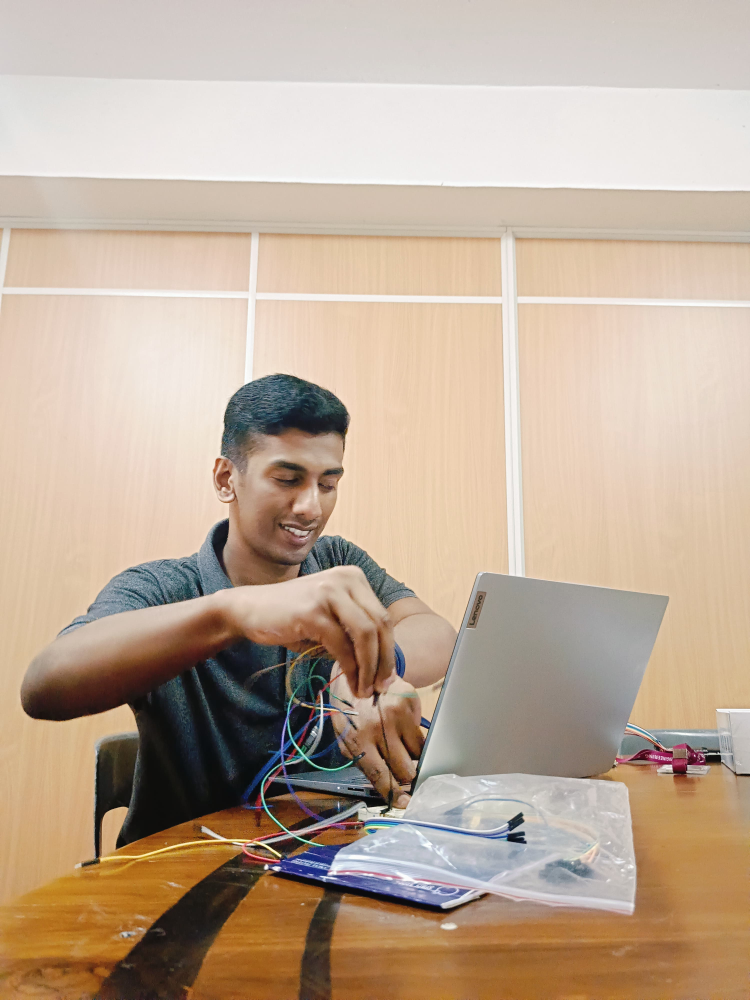
#> input picture assets/images/technologybuilding.jpeg, 3000 x 4000 px, found by its file name (shown at 1/4 size)
$ python optimize_image.py
#> lines starting #> are read from the running program, lines starting #| are printed output that depends on the picture
from PIL import Image
import os

image_path = "c:/Users/LENOVO/Music/OneDrive/Pictures/profile/assets/images/technologybuilding.jpeg"
output_path = "c:/Users/LENOVO/Music/OneDrive/Pictures/profile/assets/images/technologybuilding_optimized.jpeg"

try:
    with Image.open(image_path) as img:
        # Resize if width or height > 800
#> img is the input picture: PIL image 3000x4000 RGB; mean R, G, B 191, 171.2, 152.6
        max_size = (800, 800)
        img.thumbnail(max_size)
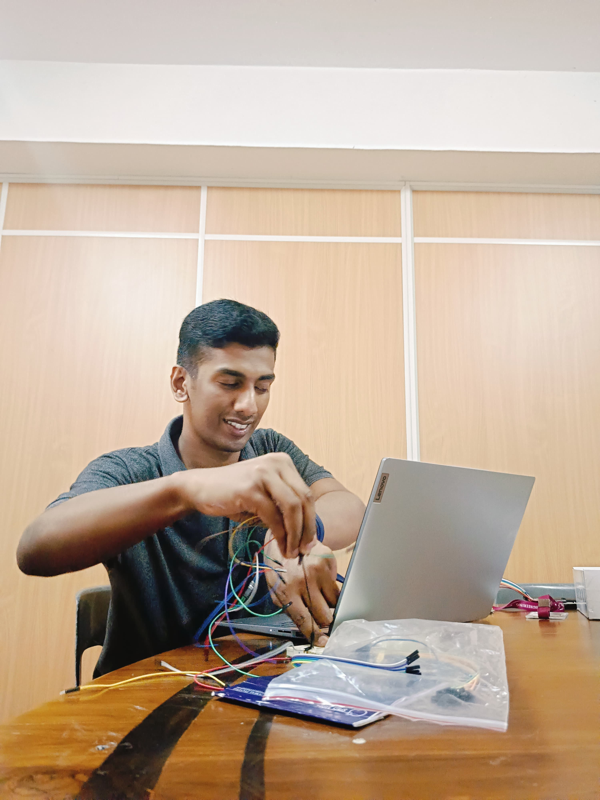
#> img: PIL image 600x800 RGB; mean R, G, B 191.1, 171.4, 152.7

        # Save with optimization and quality reduction
        img.save(output_path, "JPEG", optimize=True, quality=60)

        original_size = os.path.getsize(image_path)
        new_size = os.path.getsize(output_path)

        print(f"Original size: {original_size} bytes")
        print(f"New size: {new_size} bytes")

        # Replace original
        os.replace(output_path, image_path)
        print("Image optimized and replaced.")

except Exception as e:
    print(f"Error: {e}")
